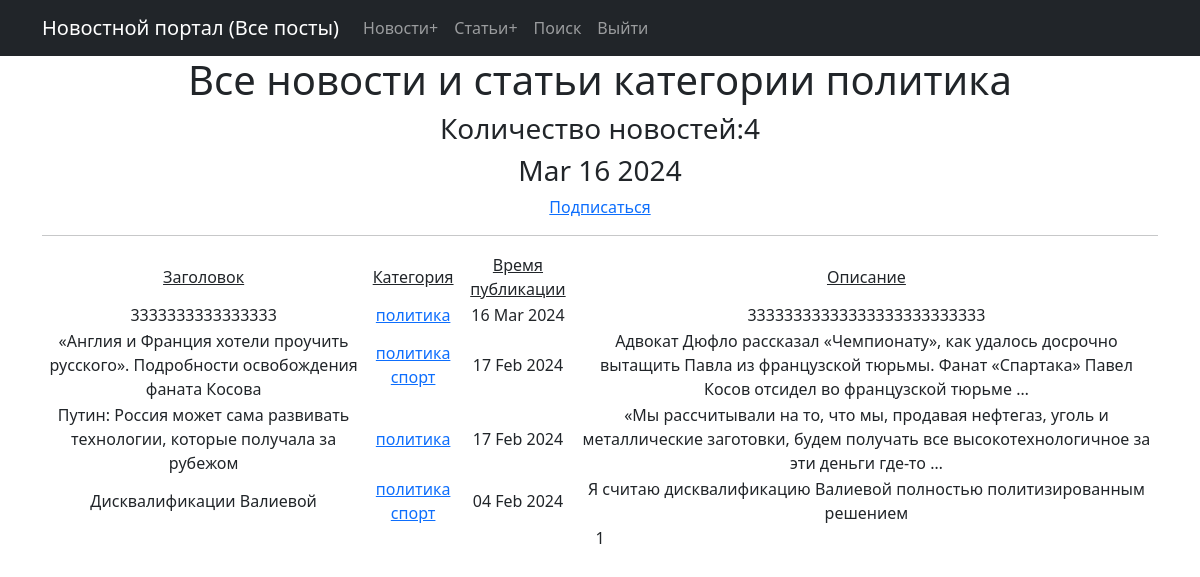
Screenshot of /categories/1 with the database file from the repository.
### news/models.py (models this page shows, shortened)
class Category(models.Model):
    cat_name = models.CharField(max_length=25, unique=True)
    subscribers = models.ManyToManyField(User, related_name='categories')
    def __str__(self):
        return self.cat_name

class Post(models.Model):
    author = models.ForeignKey(Author, on_delete=models.CASCADE)
    post_type = models.CharField(max_length=2, choices=POST_TYPES,
                                 default=news)
    date_in = models.DateTimeField(auto_now_add=True)
    category = models.ManyToManyField(Category, through="PostCategory")
    title = models.CharField(max_length=255)
    text = models.TextField()
    rating = models.IntegerField(default=0)

### news/views.py (the view)
# urls.py: path('categories/<int:pk>', CategoryListView.as_view(), name='category_list'),
class CategoryListView(PostList):
    model = Post
    template_name = 'flatpages/category_list.html'
    context_object_name = 'category_post_list'
    def get_queryset(self):
        self.category = get_object_or_404(Category, id=self.kwargs['pk'])
        queryset = Post.objects.filter(category=self.category).order_by('-date_in')
        return queryset
    def get_context_data(self, **kwargs):
        context = super().get_context_data(**kwargs)
        context['is_not_subscriber'] = self.request.user not in self.category.subscribers.all()
        context['category'] = self.category
        return context

### news/templatetags/censor.py (called while the page is built)
@register.filter()
def censor(value):
    swearing = ['европейские', 'кофе']
    if not isinstance(value, str):
        raise TypeError()
    for word in value.split():
        if word.lower() in swearing:
            value = value.replace(word, f"{word[0]}{'*' * (len(word) - 1)}")
    return value

### news/templatetags/custom_tags.py (called while the page is built)
@register.simple_tag()
def current_time(format_string='%b %d %Y'):
    return datetime.utcnow().strftime(format_string)

### templates/flatpages/category_list.html (shortened to what this page needs)
{% extends 'flatpages/default.html' %}
{% load censor %}
{% load custom_tags %}
{% block content %}
    <h1>Все новости и статьи категории {{ category }}</h1>
    <h3>Количество новостей:{{ category_post_list|length }}</h3>
    <h3>{% current_time '%b %d %Y' %}</h3>
        {% if is_not_subscriber %}
            <p class="text-center"><a href="{% url 'subscribe' category.id %}" class="button secondaryAction">Подписаться</a></p>
        {% endif %}
    <hr>
    {% if category_post_list %}
        <table>
            <tr>
                <td><u>Заголовок</u></td>
                <td><u>Категория</u></td>
                <td><u>Время публикации</u></td>
                <td><u>Описание</u></td>
            {% for i in category_post_list %}
            </tr>
            <tr>
                <td>{{ i.title|censor }}</td>
                <td>
                    {% for category in i.category.all %}
                        <a href="{% url 'category_list' category.id %}">{{ category }}</a>
                    {% endfor %}
                </td>
                <td>{{ i.date_in|date:'d M Y' }}</td>
                <td>{{ i.text|truncatewords:20|censor }}</td>
            </tr>
            {% endfor %}
        </table>
    {% else %}
        <h2>Нет новостей</h2>
    {% endif %}
    {{ page_obj.number }}
{% endblock content %}

### rows the page displays
Category: cat_name "политика"
Post: title|censor "3333333333333333", date_in "16 Mar 2024", text|censor "33333333333333333333333333"
Post: title|censor "«Англия и Франция хотели проучить русского». Подробности освобождения фаната Косова", date_in "17 Feb 2024", text|censor "Адвокат Дюфло рассказал «Чемпионату», как удалось досрочно вытащить Павла из французской тюрьмы. Фанат «Спартака» Павел Косов отсидел во французской тюрьме …"
Category: cat_name "спорт"
Post: title|censor "Путин: Россия может сама развивать технологии, которые получала за рубежом", date_in "17 Feb 2024", text|censor "«Мы рассчитывали на то, что мы, продавая нефтегаз, уголь и металлические заготовки, будем получать все высокотехнологичное за эти деньги где-то …"
Post: title|censor "Дисквалификации Валиевой", date_in "04 Feb 2024", text|censor "Я считаю дисквалификацию Валиевой полностью политизированным решением"

### other values shown
{{ category_post_list|length }} "4"
{{ page_obj.number }} "1"
